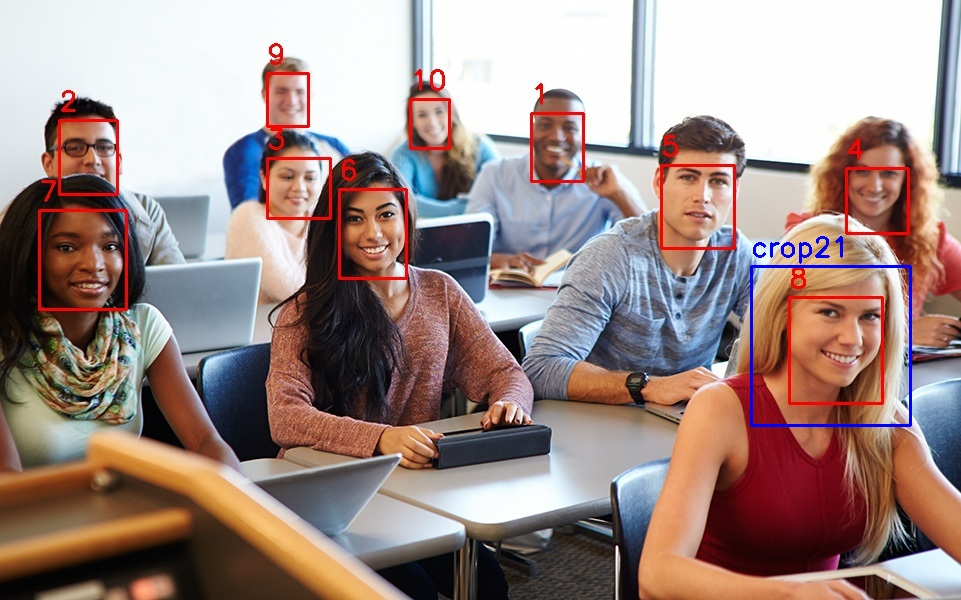
#> input picture images/aclassroom-image.jpg, 961 x 600 px, found by its file name
$ python abc.py
#> lines starting #> are read from the running program, lines starting #| are printed output that depends on the picture; after the words box and inside, x2 and y2 are one past the last pixel; in counts of white or black regions, pixels touching at a corner belong together
import cv2
import sys

path = r'D:\Myprojects\djangoProj\Edumate\images\aclassroom-image.jpg'
img = cv2.imread(path)
#> img is the input picture: shape (600, 961, 3); mean B, G, R 133.5, 137.9, 159
print(img)
#> (printed output is left out)
# create a bounding box around the coordinated
x = 789
y = 300
a = 884
b = 408
img=cv2.rectangle(img, (x, y), (a, b), (0, 255, 0), 2)
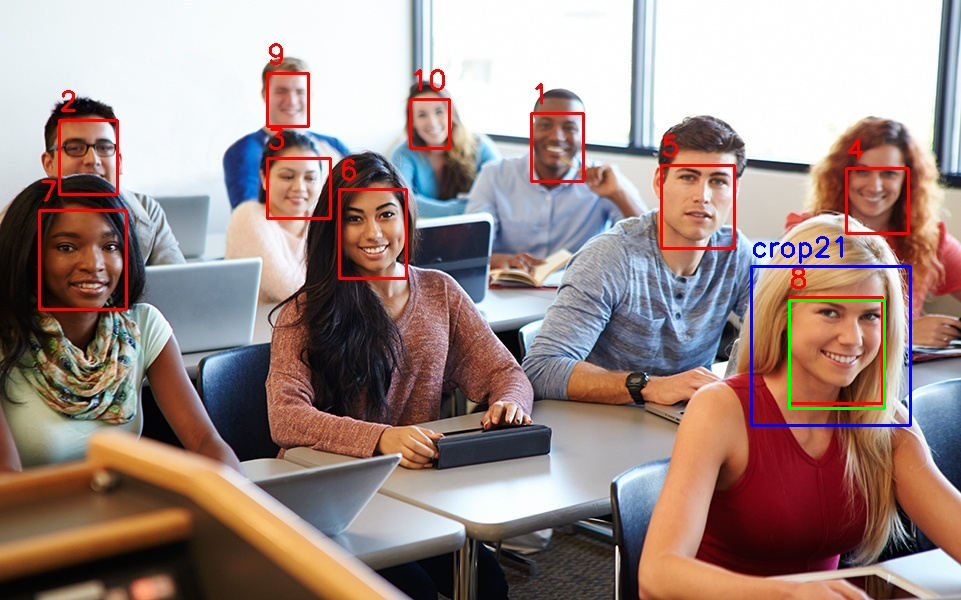
#> img: shape (600, 961, 3); 0.21% of pixels changed, all inside (x1, y1, x2, y2) = (788, 299, 886, 410)
cv2.imshow('image', img)
cv2.waitKey(0)
